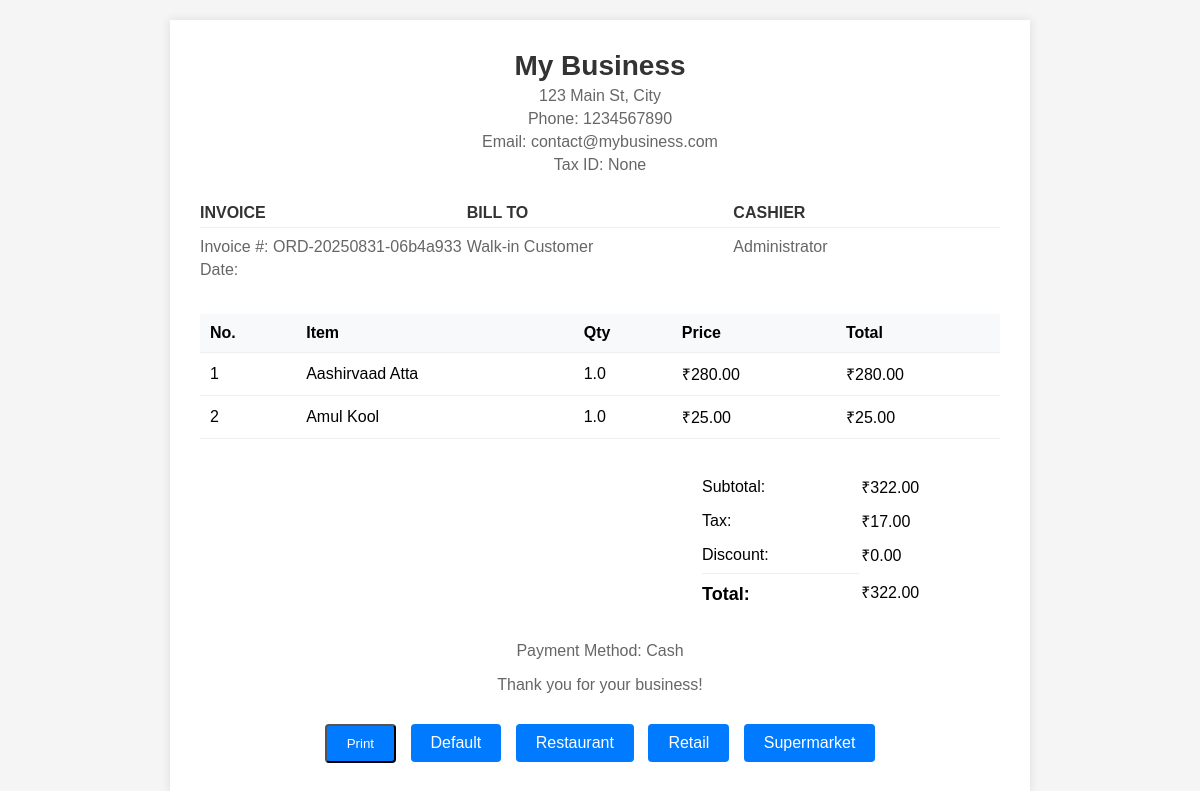
/invoice/3 (signed in), run on the app's committed database.
### tables this page shows
CREATE TABLE business_settings (
        id INTEGER PRIMARY KEY AUTOINCREMENT,
        name TEXT NOT NULL,
        address TEXT,
        phone TEXT,
        email TEXT,
        tax_id TEXT,
        currency TEXT DEFAULT '₹',
        logo BLOB,
        receipt_footer TEXT,
        tax_inclusive INTEGER DEFAULT 0
    );

CREATE TABLE orders (
        id INTEGER PRIMARY KEY AUTOINCREMENT,
        order_number TEXT UNIQUE NOT NULL,
        user_id INTEGER,
        customer_id INTEGER,
        table_id INTEGER,
        status TEXT DEFAULT 'pending',
        order_date TEXT NOT NULL,
        total_amount REAL NOT NULL,
        tax_amount REAL DEFAULT 0,
        discount_amount REAL DEFAULT 0,
        payment_method TEXT,
        payment_status TEXT DEFAULT 'pending',
        notes TEXT,
        FOREIGN KEY (user_id) REFERENCES users(id),
        FOREIGN KEY (customer_id) REFERENCES customers(id)
    );

CREATE TABLE users (
        id INTEGER PRIMARY KEY AUTOINCREMENT,
        username TEXT UNIQUE NOT NULL,
        password TEXT NOT NULL,
        role TEXT NOT NULL,
        name TEXT,
        email TEXT,
        phone TEXT,
        active INTEGER DEFAULT 1
    );

CREATE TABLE order_items (
        id INTEGER PRIMARY KEY AUTOINCREMENT,
        order_id INTEGER,
        product_id INTEGER,
        quantity REAL NOT NULL,
        price REAL NOT NULL,
        tax_rate REAL DEFAULT 0,
        discount REAL DEFAULT 0,
        notes TEXT,
        FOREIGN KEY (order_id) REFERENCES orders(id),
        FOREIGN KEY (product_id) REFERENCES products(id)
    );

CREATE TABLE products (
        id INTEGER PRIMARY KEY AUTOINCREMENT,
        name TEXT NOT NULL,
        description TEXT,
        category_id INTEGER,
        price REAL NOT NULL,
        cost_price REAL,
        barcode TEXT,
        stock INTEGER DEFAULT 0,
        min_stock INTEGER DEFAULT 0,
        image BLOB,
        active INTEGER DEFAULT 1,
        tax_rate REAL DEFAULT 0,
        FOREIGN KEY (category_id) REFERENCES categories(id)
    );

### flaskApp/app.py (the view)
@app.route('/invoice/<int:order_id>')
@login_required
def invoice(order_id):
    conn = get_db_connection()
    order = conn.execute("""
    SELECT orders.*, customers.name as customer_name, customers.email, customers.phone, customers.address,
           users.name as cashier_name,
           (orders.total_amount - orders.discount_amount) as subtotal,
           orders.tax_amount as tax, orders.discount_amount as discount, orders.total_amount as total
    FROM orders
    LEFT JOIN customers ON orders.customer_id = customers.id
    LEFT JOIN users ON orders.user_id = users.id
    WHERE orders.id = ?
    """, (order_id,)).fetchone()
    if not order:
        conn.close()
        flash('Order not found', 'danger')
        return redirect(url_for('orders'))
    order_items = conn.execute("""
    SELECT order_items.*, products.name as product_name
    FROM order_items
    LEFT JOIN products ON order_items.product_id = products.id
    WHERE order_items.order_id = ?
    """, (order_id,)).fetchall()
    business = conn.execute("SELECT * FROM business_settings LIMIT 1").fetchone()
    conn.close()
    return render_template('invoice.html', order=order, order_items=order_items, business=business)

### flaskApp/app.py (called while the page is built)
def get_db_connection():
    conn = sqlite3.connect(DB_PATH)
    conn.row_factory = sqlite3.Row
    return conn

def login_required(f):
    @wraps(f)
    def decorated_function(*args, **kwargs):
        if 'user_id' not in session:
            return redirect(url_for('login'))
        return f(*args, **kwargs)
    return decorated_function

### flaskApp/templates/invoice.html (shortened to what this page needs)
<!DOCTYPE html>
<html lang="en">
<head>
</head>
<body>
    <div class="invoice-container">
        <div class="invoice-header">
            <h1>{{ business.name }}</h1>
            <p>{{ business.address }}</p>
            <p>Phone: {{ business.phone }}</p>
            <p>Email: {{ business.email }}</p>
            <p>Tax ID: {{ business.tax_id }}</p>
        </div>
        <div class="invoice-details">
            <div>
                <h3>INVOICE</h3>
                <p>Invoice #: {{ order.order_number }}</p>
                <p>Date: {{ order.date }}</p>
            </div>
            <div>
                <h3>BILL TO</h3>
                <p>{{ order.customer_name or 'Walk-in Customer' }}</p>
            </div>
            <div>
                <h3>CASHIER</h3>
                <p>{{ order.cashier_name }}</p>
            </div>
        </div>
        <table class="invoice-table">
            <thead>
                <tr>
                    <th>No.</th>
                    <th>Item</th>
                    <th>Qty</th>
                    <th>Price</th>
                    <th>Total</th>
                </tr>
            </thead>
            <tbody>
                {% for item in order_items %}
                <tr>
                    <td>{{ loop.index }}</td>
                    <td>{{ item.product_name }}</td>
                    <td>{{ item.quantity }}</td>
                    <td>₹{{ "%.2f"|format(item.price) }}</td>
                    <td>₹{{ "%.2f"|format(item.price * item.quantity) }}</td>
                </tr>
                {% endfor %}
            </tbody>
        </table>
        <div class="invoice-summary">
            <table>
                <tr>
                    <td>Subtotal:</td>
                    <td class="text-right">₹{{ "%.2f"|format(order.subtotal) }}</td>
                </tr>
                <tr>
                    <td>Tax:</td>
                    <td class="text-right">₹{{ "%.2f"|format(order.tax) }}</td>
                </tr>
                <tr>
                    <td>Discount:</td>
                    <td class="text-right">₹{{ "%.2f"|format(order.discount) }}</td>
                </tr>
                <tr>
                    <td class="total">Total:</td>
                    <td class="text-right">₹{{ "%.2f"|format(order.total) }}</td>
                </tr>
            </table>
        </div>
        <div class="invoice-footer">
            <p>Payment Method: {{ order.payment_method }}</p>
            <p>{{ business.footer or 'Thank you for your business!' }}</p>
        </div>
        <div class="invoice-actions">
            <button class="btn" onclick="window.print()">Print</button>
            <a href="{{ url_for('invoice', order_id=order.id) }}" class="btn">Default</a>
            <a href="{{ url_for('invoice_with_template', order_id=order.id, template_type='restaurant') }}" class="btn">Restaurant</a>
            <a href="{{ url_for('invoice_with_template', order_id=order.id, template_type='retail') }}" class="btn">Retail</a>
            <a href="{{ url_for('invoice_with_template', order_id=order.id, template_type='supermarket') }}" class="btn">Supermarket</a>
        </div>
    </div>
</body>
</html>

### flaskApp/templates/invoice.html (style rules this page uses)
body { font-family: Arial, sans-serif; margin: 0; padding: 20px; background-color: #f5f5f5; }
.invoice-container { max-width: 800px; margin: 0 auto; background-color: white; padding: 30px; box-shadow: 0 0 10px rgba(0, 0, 0, 0.1); }
.invoice-header { text-align: center; margin-bottom: 30px; }
.invoice-header h1 { margin: 0; font-size: 28px; color: #333; }
.invoice-header p { margin: 5px 0; color: #666; }
.invoice-details { display: flex; justify-content: space-between; margin-bottom: 30px; }
.invoice-details div { flex: 1; }
.invoice-details h3 { margin: 0 0 10px 0; font-size: 16px; color: #333; border-bottom: 1px solid #eee; padding-bottom: 5px; }
.invoice-details p { margin: 5px 0; color: #666; }
.invoice-table { width: 100%; border-collapse: collapse; margin-bottom: 30px; }
.invoice-table th, .invoice-table td { padding: 10px; text-align: left; border-bottom: 1px solid #eee; }
.invoice-table th { background-color: #f8f9fa; font-weight: bold; }
.invoice-summary { margin-left: auto; width: 300px; }
.invoice-summary table { width: 100%; }
.invoice-summary td { padding: 5px 0; }
.invoice-summary .total { font-weight: bold; font-size: 18px; border-top: 1px solid #eee; padding-top: 10px; margin-top: 5px; }
.invoice-footer { text-align: center; margin-top: 30px; color: #666; }
.invoice-actions { text-align: center; margin-top: 30px; }
.btn { display: inline-block; padding: 10px 20px; margin: 0 5px; background-color: #007bff; color: white; text-decoration: none; border-radius: 4px; cursor: pointer; }

### data on the page
business_settings: name "My Business", address "123 Main St, City", phone "1234567890", email "contact@mybusiness.com"
orders: order_number "ORD-20250831-06b4a933", tax "17.00", discount "0.00", total "322.00", payment_method "Cash"
users: cashier_name "Administrator"
order_items: product_name "Aashirvaad Atta", quantity "1.0", price "280.00", item.price*item.quantity "280.00"
order_items: product_name "Amul Kool", quantity "1.0", price "25.00", item.price*item.quantity "25.00"

### other printed values
{{ business.tax_id }} "None"
{{ order.customer_name or 'Walk-in Customer' }} "Walk-in Customer"
{{ "%.2f"|format(order.subtotal) }} "322.00"
{{ business.footer or 'Thank you for your business!' }} "Thank you for your business!"
